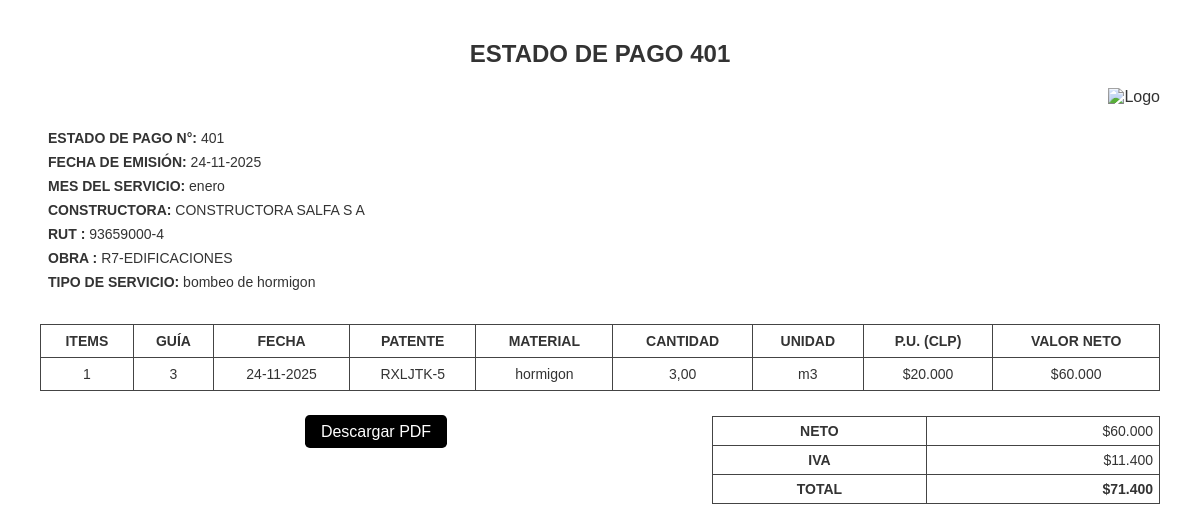
The page /estado-pago/valentino/401/ (signed in) on the database its author committed.
### app/models.py (models this page shows, shortened)
class EstadosdePago(models.Model):
    fecha_emision = models.DateField()
    mes_servicio = models.CharField(max_length=20)
    tipo_servicio = models.CharField(max_length=50)
    cliente = models.ForeignKey(Cliente, on_delete=models.CASCADE, null=True, blank=True)
    usar_uf = models.BooleanField(default=False)
    valor_uf = models.DecimalField(max_digits=10, decimal_places=2, null=True, blank=True)
    IVA = Decimal('0.19')
    def total_neto_edp(self):
        total = sum(item.valor_neto_por_item() for item in self.items.all())
        total = Decimal(str(total))
        if self.usar_uf and self.valor_uf:
            clp_total = total * Decimal(str(self.valor_uf))
            return clp_total.quantize(Decimal('1'), rounding=ROUND_DOWN)
        return total.quantize(Decimal('1'), rounding=ROUND_DOWN)
    def total_con_iva_edp(self):
        iva = Decimal(str(self.total_neto_edp())) * self.IVA
        return iva.quantize(Decimal('1'), rounding=ROUND_DOWN)
    def total_general_edp(self):
        total = Decimal(str(self.total_neto_edp())) + Decimal(str(self.total_con_iva_edp()))
        return total.quantize(Decimal('1'), rounding=ROUND_DOWN)

class Cliente(models.Model):
    Rut = models.CharField(max_length=12)
    cliente = models.CharField(max_length=100)
    telefono = models.CharField(validators=[telefono_validator], max_length=12, blank=True, null=True, default='')
    obra = models.CharField(max_length=50, blank=True, null=True, default='')
    persona_contacto = models.CharField(max_length=50)

class Itemepp(models.Model):
    estados_de_pago = models.ForeignKey(EstadosdePago, on_delete=models.CASCADE, related_name='items')
    guia = models.IntegerField()
    fecha_item = models.DateField()
    material = models.CharField(max_length=50)
    cantidad = models.DecimalField(max_digits=10, decimal_places=2)
    patente = models.CharField(max_length=20)
    unidad = models.CharField(max_length=10)
    precio_unitario = models.DecimalField(max_digits=10, decimal_places=2)
    def valor_neto_por_item(self):
        total = Decimal(str(self.precio_unitario)) * Decimal(str(self.cantidad))
        return total.quantize(Decimal('1'), rounding=ROUND_DOWN)

### app/views.py (the view)
# urls.py: path('estado-pago/valentino/<int:estado_id>/', views.EstadoPagoValentinoView.as_view(), name='estado_pago_valentino'),
@method_decorator(user_passes_test(lambda u: u.is_superuser), name='dispatch')
class EstadoPagoValentinoView(DetailView):
    model = EstadosdePago
    template_name = "clientes/estado_pago_valentino.html"
    context_object_name = "estado"
    def get_object(self):
        estado_id = self.kwargs.get('estado_id')
        return EstadosdePago.objects.get(id=estado_id)
    def get_context_data(self, **kwargs):
        context = super().get_context_data(**kwargs)
        context['items'] = self.object.items.all()
        context['total_neto_edp'] = self.object.total_neto_edp()
        context['total_con_iva_edp'] = self.object.total_con_iva_edp()
        context['total_general_edp'] = self.object.total_general_edp()
        context['cliente'] = self.object.cliente
        return context

### app/templatetags/clp_filter.py (called while the page is built)
@register.filter
def clp(value):
    try:
        if value is None or value == '':
            return value
        try:
            val = Decimal(value)
        except InvalidOperation:
            val = Decimal(str(value))
        val_int = int(val.quantize(Decimal('1'), rounding=ROUND_DOWN))
        return f"{val_int:,}".replace(",", ".")
    except Exception:
        return value

### app/templates/clientes/estado_pago_valentino.html (shortened to what this page needs)
<!DOCTYPE html>
<html lang="es">
<head>
</head>
<body>
{% load clp_filter %}
  <div style="text-align: center; margin-bottom: 20px;">
      <h2 style="margin: 0;">ESTADO DE PAGO {{ estado.id }}</h2>
  </div>
  <div style="text-align: right; margin-bottom: 20px;">
      <img src="https://res.cloudinary.com/dbn15ujjz/image/upload/v1760025127/logovalentino_azsleq.png"
          alt="Logo"
          style="height: 5rem; margin-top: -4rem; width:12rem; margin-left: 3rem;">
  </div>
  <table class="header-table">
    <tr><td><b>ESTADO DE PAGO N°:</b> {{ estado.id }}</td></tr>
    <tr><td><b>FECHA DE EMISIÓN:</b> {{ estado.fecha_emision|date:"d-m-Y" }}</td></tr>
    <tr><td><b>MES DEL SERVICIO:</b> {{ estado.mes_servicio }}</td></tr>
    <tr><td><b>CONSTRUCTORA:</b> {{ cliente.cliente }}</td></tr>
    <tr><td><b>RUT :</b> {{ cliente.Rut }}</td></tr>
    <tr><td><b>OBRA :</b> {{ cliente.obra }}</td></tr>
    <tr><td><b>TIPO DE SERVICIO:</b> {{ estado.tipo_servicio }}</td></tr>
  </table>
  <table>
    <thead>
      <tr>
        <th>ITEMS</th>
        <th>GUÍA</th>
        <th>FECHA</th>
        <th>PATENTE</th>
        <th>MATERIAL</th>
        <th>CANTIDAD</th>
        <th>UNIDAD</th>
  {% if estado.usar_uf %}
  <th>P.U. (UF)</th>
  <th>VALOR NETO (CLP)</th>
  {% else %}
  <th>P.U. (CLP)</th>
  <th>VALOR NETO</th>
  {% endif %}
      </tr>
    </thead>
    <tbody>
      {% for item in items %}
      <tr>
        <td>{{ forloop.counter }}</td>
        <td>{{ item.guia }}</td>
        <td>{{ item.fecha_item|date:"d-m-Y" }}</td>
        <td>{{ item.patente }}</td>
        <td>{{ item.material }}</td>
        <td>{{ item.cantidad }}</td>
        <td>{{ item.unidad }}</td>
    {% if estado.usar_uf %}
    <td>{{ item.valor_en_uf|floatformat:2 }}</td>
    <td>${{ item.valor_neto_clp|clp }}</td>
    {% else %}
      <td>${{ item.precio_unitario|clp }}</td>
      <td>${{ item.valor_neto_por_item|clp }}</td>
      {% endif %}
      </tr>
      {% empty %}
      <tr><td colspan="9">No hay ítems registrados.</td></tr>
      {% endfor %}
    </tbody>
  </table>
  <table class="totales">
    <tr><td><b>NETO</b></td><td class="right">${{ total_neto_edp|clp}}</td></tr>
    <tr><td><b>IVA</b></td><td class="right">${{ total_con_iva_edp|clp}}</td></tr>
    <tr><td><b>TOTAL</b></td><td class="right"><b>${{ total_general_edp|clp}}</b></td></tr>
  </table>
  <div style="margin-top: 2rem; text-align: center;">
      <a href="{% url 'generar_pdf_edp' estado.id 'estado_pago_valentino' %}"
          class="btn no-print"
          style="padding: 0.5rem 1rem; background-color: #000000ff; color: white; text-decoration: none; border-radius: 0.3rem;">
          Descargar PDF
      </a>
  </div>
</body>
</html>

### app/templates/clientes/estado_pago_valentino.html (style rules this page uses)
body { font-family: Arial, sans-serif; margin: 40px; color: #333; }
h2 { text-align: center; margin-bottom: 20px; }
table { width: 100%; border-collapse: collapse; margin-bottom: 25px; }
th, td { border: 1px solid #444; padding: 8px; text-align: center; font-size: 14px; }
th { background-color: #ffffffff; }
.header-table { width: 100%; margin-bottom: 30px; }
.header-table td { border: none; text-align: left; padding: 4px 8px; }
.totales { width: 40%; float: right; border: 1px solid #444; }
.totales td { border: 1px solid #444; padding: 6px; }
.right { text-align: right; }

### rows shown on the page
EstadosdePago: id "401", fecha_emision "24-11-2025", mes_servicio "enero", tipo_servicio "bombeo de hormigon"
Cliente: cliente "CONSTRUCTORA SALFA S A", Rut "93659000-4", obra "R7-EDIFICACIONES"
Itemepp: guia "3", fecha_item "24-11-2025", patente "RXLJTK-5", material "hormigon", cantidad "3,00", unidad "m3", precio_unitario|clp "20.000", valor_neto_por_item|clp "60.000"

### other values the page prints
{{ total_neto_edp|clp }} "60.000"
{{ total_con_iva_edp|clp }} "11.400"
{{ total_general_edp|clp }} "71.400"
